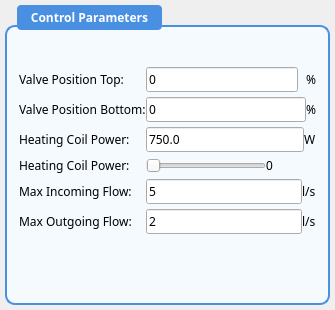
                <widget class="QWidget" name="adjustableVavleGUISim">
                 <layout class="QVBoxLayout" name="verticalLayout_adjustableValve">
                  <property name="spacing">
                   <number>8</number>
                  </property>
                  <property name="leftMargin">
                   <number>5</number>
                  </property>
                  <property name="topMargin">
                   <number>5</number>
                  </property>
                  <property name="rightMargin">
                   <number>5</number>
                  </property>
                  <property name="bottomMargin">
                   <number>5</number>
                  </property>
                  <item>
                   <widget class="QGroupBox" name="groupBox_simControls">
                    <property name="sizePolicy">
                     <sizepolicy hsizetype="Fixed" vsizetype="Expanding">
                      <horstretch>0</horstretch>
                      <verstretch>0</verstretch>
                     </sizepolicy>
                    </property>
                    <property name="minimumSize">
                     <size>
                      <width>325</width>
                      <height>300</height>
                     </size>
                    </property>
                    <property name="maximumSize">
                     <size>
                      <width>325</width>
                      <height>700</height>
                     </size>
                    </property>
                    <property name="palette">
                     <palette>
                      <active>
                       <colorrole role="WindowText">
                        <brush brushstyle="SolidPattern">
                         <color alpha="255">
                          <red>30</red>
                          <green>41</green>
                          <blue>59</blue>
                         </color>
                        </brush>
                       </colorrole>
                       <colorrole role="Button">
                        <brush brushstyle="SolidPattern">
                         <color alpha="255">
                          <red>245</red>
                          <green>250</green>
                          <blue>255</blue>
                         </color>
                        </brush>
                       </colorrole>
                       <colorrole role="Text">
                        <brush brushstyle="SolidPattern">
                         <color alpha="255">
                          <red>30</red>
                          <green>41</green>
                          <blue>59</blue>
                         </color>
                        </brush>
                       </colorrole>
                       <colorrole role="ButtonText">
                        <brush brushstyle="SolidPattern">
                         <color alpha="255">
                          <red>30</red>
                          <green>41</green>
                          <blue>59</blue>
                         </color>
                        </brush>
                       </colorrole>
                       <colorrole role="Base">
                        <brush brushstyle="SolidPattern">
                         <color alpha="255">
                          <red>245</red>
                          <green>250</green>
                          <blue>255</blue>
                         </color>
                        </brush>
                       </colorrole>
                       <colorrole role="Window">
                        <brush brushstyle="SolidPattern">
                         <color alpha="255">
                          <red>245</red>
                          <green>250</green>
                          <blue>255</blue>
                         </color>
                        </brush>
                       </colorrole>
                      </active>
                      <inactive>
                       <colorrole role="WindowText">
                        <brush brushstyle="SolidPattern">
                         <color alpha="255">
                          <red>30</red>
                          <green>41</green>
                          <blue>59</blue>
                         </color>
                        </brush>
                       </colorrole>
                       <colorrole role="Button">
                        <brush brushstyle="SolidPattern">
                         <color alpha="255">
                          <red>245</red>
                          <green>250</green>
                          <blue>255</blue>
                         </color>
                        </brush>
                       </colorrole>
                       <colorrole role="Text">
                        <brush brushstyle="SolidPattern">
                         <color alpha="255">
                          <red>30</red>
                          <green>41</green>
                          <blue>59</blue>
                         </color>
                        </brush>
                       </colorrole>
                       <colorrole role="ButtonText">
                        <brush brushstyle="SolidPattern">
                         <color alpha="255">
                          <red>30</red>
                          <green>41</green>
                          <blue>59</blue>
                         </color>
                        </brush>
                       </colorrole>
                       <colorrole role="Base">
                        <brush brushstyle="SolidPattern">
                         <color alpha="255">
                          <red>245</red>
                          <green>250</green>
                          <blue>255</blue>
                         </color>
                        </brush>
                       </colorrole>
                       <colorrole role="Window">
                        <brush brushstyle="SolidPattern">
                         <color alpha="255">
                          <red>245</red>
                          <green>250</green>
                          <blue>255</blue>
                         </color>
                        </brush>
                       </colorrole>
                      </inactive>
                      <disabled>
                       <colorrole role="WindowText">
                        <brush brushstyle="SolidPattern">
                         <color alpha="255">
                          <red>30</red>
                          <green>41</green>
                          <blue>59</blue>
                         </color>
                        </brush>
                       </colorrole>
                       <colorrole role="Button">
                        <brush brushstyle="SolidPattern">
                         <color alpha="255">
                          <red>245</red>
                          <green>250</green>
                          <blue>255</blue>
                         </color>
                        </brush>
                       </colorrole>
                       <colorrole role="Text">
                        <brush brushstyle="SolidPattern">
                         <color alpha="255">
                          <red>30</red>
                          <green>41</green>
                          <blue>59</blue>
                         </color>
                        </brush>
                       </colorrole>
                       <colorrole role="ButtonText">
                        <brush brushstyle="SolidPattern">
                         <color alpha="255">
                          <red>30</red>
                          <green>41</green>
                          <blue>59</blue>
                         </color>
                        </brush>
                       </colorrole>
                       <colorrole role="Base">
                        <brush brushstyle="SolidPattern">
                         <color alpha="255">
                          <red>245</red>
                          <green>250</green>
                          <blue>255</blue>
                         </color>
                        </brush>
                       </colorrole>
                       <colorrole role="Window">
                        <brush brushstyle="SolidPattern">
                         <color alpha="255">
                          <red>245</red>
                          <green>250</green>
                          <blue>255</blue>
                         </color>
                        </brush>
                       </colorrole>
                      </disabled>
                     </palette>
                    </property>
                    <property name="font">
                     <font>
                      <family>Segoe UI,Arial,sans-serif</family>
                      <weight>62</weight>
                      <bold>true</bold>
                     </font>
                    </property>
                    <property name="styleSheet">
                     <string notr="true">QGroupBox {
  border: 1.5px solid #4a90e2;
  border-radius: 10px;
  margin-top: 20px;
  padding-top: 24px;
  background-color: #f5faff;
  font-weight: 500;
}

QGroupBox::title {
  subcontrol-origin: margin;
  subcontrol-position: top left;
  left: 12px;
  padding: 4px 12px;
  background-color: #4a90e2;
  color: #ffffff;
  border-radius: 4px;
  font-weight: 600;
  font-size 9pt;
}</string>
                    </property>
                    <property name="title">
                     <string>Control Parameters</string>
                    </property>
                    <layout class="QFormLayout" name="formLayout_simControls">
                     <property name="fieldGrowthPolicy">
                      <enum>QFormLayout::ExpandingFieldsGrow</enum>
                     </property>
                     <property name="horizontalSpacing">
                      <number>0</number>
                     </property>
                     <property name="verticalSpacing">
                      <number>5</number>
                     </property>
                     <property name="leftMargin">
                      <number>12</number>
                     </property>
                     <property name="topMargin">
                      <number>16</number>
                     </property>
                     <property name="rightMargin">
                      <number>12</number>
                     </property>
                     <property name="bottomMargin">
                      <number>12</number>
                     </property>
                     <item row="0" column="0">
                      <widget class="QLabel" name="label_3">
                       <property name="font">
                        <font>
                         <family>Segoe UI,Arial,sans-serif</family>
                        </font>
                       </property>
                       <property name="text">
                        <string>Valve Position Top:</string>
                       </property>
                      </widget>
                     </item>
                     <item row="0" column="1">
                      <layout class="QHBoxLayout" name="horizontalLayout_8">
                       <property name="spacing">
                        <number>8</number>
                       </property>
                       <item>
                        <widget class="QLineEdit" name="valveInEntry">
                         <property name="sizePolicy">
                          <sizepolicy hsizetype="Expanding" vsizetype="Fixed">
                           <horstretch>0</horstretch>
                           <verstretch>0</verstretch>
                          </sizepolicy>
                         </property>
                         <property name="font">
                          <font>
                           <family>Segoe UI,Arial,sans-serif</family>
                          </font>
                         </property>
                         <property name="text">
                          <string>0</string>
                         </property>
                        </widget>
                       </item>
                       <item>
                        <widget class="QLabel" name="label_10">
                         <property name="font">
                          <font>
                           <family>Segoe UI,Arial,sans-serif</family>
                          </font>
                         </property>
                         <property name="text">
                          <string>%</string>
                         </property>
                        </widget>
                       </item>
                      </layout>
                     </item>
                     <item row="1" column="0">
                      <widget class="QLabel" name="label_7">
                       <property name="font">
                        <font>
                         <family>Segoe UI,Arial,sans-serif</family>
                        </font>
                       </property>
                       <property name="text">
                        <string>Valve Position Bottom:</string>
                       </property>
                      </widget>
                     </item>
                     <item row="1" column="1">
                      <layout class="QHBoxLayout" name="horizontalLayout_7">
                       <item>
                        <widget class="QLineEdit" name="valveOutEntry">
                         <property name="sizePolicy">
                          <sizepolicy hsizetype="Expanding" vsizetype="Fixed">
                           <horstretch>0</horstretch>
                           <verstretch>0</verstretch>
                          </sizepolicy>
                         </property>
                         <property name="font">
                          <font>
                           <family>Segoe UI,Arial,sans-serif</family>
                          </font>
                         </property>
                         <property name="text">
                          <string>0</string>
                         </property>
                        </widget>
                       </item>
                       <item>
                        <widget class="QLabel" name="label_11">
                         <property name="font">
                          <font>
                           <family>Segoe UI,Arial,sans-serif</family>
                          </font>
                         </property>
                         <property name="text">
                          <string>%</string>
                         </property>
                        </widget>
                       </item>
                      </layout>
                     </item>
                     <item row="2" column="0">
                      <widget class="QLabel" name="label_8">
                       <property name="font">
                        <font>
                         <family>Segoe UI,Arial,sans-serif</family>
                        </font>
                       </property>
                       <property name="text">
                        <string>Heating Coil Power:</string>
                       </property>
                      </widget>
                     </item>
                     <item row="2" column="1">
                      <layout class="QHBoxLayout" name="horizontalLayout_6">
                       <item>
                        <widget class="QLineEdit" name="powerHeatingCoilEntry">
                         <property name="sizePolicy">
                          <sizepolicy hsizetype="Expanding" vsizetype="Fixed">
                           <horstretch>0</horstretch>
                           <verstretch>0</verstretch>
                          </sizepolicy>
                         </property>
                         <property name="font">
                          <font>
                           <family>Segoe UI,Arial,sans-serif</family>
                          </font>
                         </property>
                         <property name="text">
                          <string>750.0</string>
                         </property>
                        </widget>
                       </item>
                       <item>
                        <widget class="QLabel" name="label_12">
                         <property name="font">
                          <font>
                           <family>Segoe UI,Arial,sans-serif</family>
                          </font>
                         </property>
                         <property name="text">
                          <string>W</string>
                         </property>
                        </widget>
                       </item>
                      </layout>
                     </item>
                     <item row="3" column="0">
                      <widget class="QLabel" name="label_heaterPower">
                       <property name="font">
                        <font>
                         <family>Segoe UI,Arial,sans-serif</family>
                        </font>
                       </property>
                       <property name="text">
                        <string>Heating Coil Power:</string>
                       </property>
                      </widget>
                     </item>
                     <item row="3" column="1">
                      <layout class="QHBoxLayout" name="horizontalLayout_heaterPower_2">
                       <item>
                        <widget class="QSlider" name="heaterPowerSlider_2">
                         <property name="minimum">
                          <number>0</number>
                         </property>
                         <property name="maximum">
                          <number>32747</number>
                         </property>
                         <property name="value">
                          <number>0</number>
                         </property>
                         <property name="orientation">
                          <enum>Qt::Horizontal</enum>
                         </property>
                        </widget>
                       </item>
                       <item>
                        <widget class="QLabel" name="heaterPowerValueLabel_2">
                         <property name="minimumSize">
                          <size>
                           <width>50</width>
                           <height>0</height>
                          </size>
                         </property>
                         <property name="text">
                          <string>0</string>
                         </property>
                        </widget>
                       </item>
                      </layout>
                     </item>
                     <item row="5" column="0">
                      <widget class="QLabel" name="label_9">
                       <property name="font">
                        <font>
                         <family>Segoe UI,Arial,sans-serif</family>
                        </font>
                       </property>
                       <property name="text">
                        <string>Max Incoming Flow:</string>
                       </property>
                      </widget>
                     </item>
                     <item row="5" column="1">
                      <layout class="QHBoxLayout" name="horizontalLayout_3">
                       <item>
                        <widget class="QLineEdit" name="maxFlowInEntry">
                         <property name="sizePolicy">
                          <sizepolicy hsizetype="Expanding" vsizetype="Fixed">
                           <horstretch>0</horstretch>
                           <verstretch>0</verstretch>
                          </sizepolicy>
                         </property>
                         <property name="font">
                          <font>
                           <family>Segoe UI,Arial,sans-serif</family>
                          </font>
                         </property>
                         <property name="text">
                          <string>5</string>
                         </property>
                         <property name="placeholderText">
                          <string extracomment="Defines the incomming maximum flow"/>
                         </property>
                         <property name="clearButtonEnabled">
                          <bool>false</bool>
                         </property>
                        </widget>
                       </item>
                       <item>
                        <widget class="QLabel" name="label_13">
                         <property name="font">
                          <font>
                           <family>Segoe UI,Arial,sans-serif</family>
                          </font>
                         </property>
                         <property name="text">
                          <string>l/s</string>
                         </property>
                        </widget>
                       </item>
                      </layout>
                     </item>
                     <item row="6" column="0">
                      <widget class="QLabel" name="label_56">
                       <property name="font">
                        <font>
                         <family>Segoe UI,Arial,sans-serif</family>
                        </font>
                       </property>
                       <property name="text">
                        <string>Max Outgoing Flow:</string>
                       </property>
                      </widget>
                     </item>
                     <item row="6" column="1">
                      <layout class="QHBoxLayout" name="horizontalLayout_41">
                       <item>
                        <widget class="QLineEdit" name="maxFlowOutEntry">
                         <property name="sizePolicy">
                          <sizepolicy hsizetype="Expanding" vsizetype="Fixed">
                           <horstretch>0</horstretch>
                           <verstretch>0</verstretch>
                          </sizepolicy>
                         </property>
                         <property name="font">
                          <font>
                           <family>Segoe UI,Arial,sans-serif</family>
                          </font>
                         </property>
                         <property name="text">
                          <string>2</string>
                         </property>
                        </widget>
                       </item>
                       <item>
                        <widget class="QLabel" name="label_57">
                         <property name="font">
                          <font>
                           <family>Segoe UI,Arial,sans-serif</family>
                          </font>
                         </property>
                         <property name="text">
                          <string>l/s</string>
                         </property>
                        </widget>
                       </item>
                      </layout>
                     </item>
                    </layout>
                   </widget>
                  </item>
                 </layout>
                </widget>
